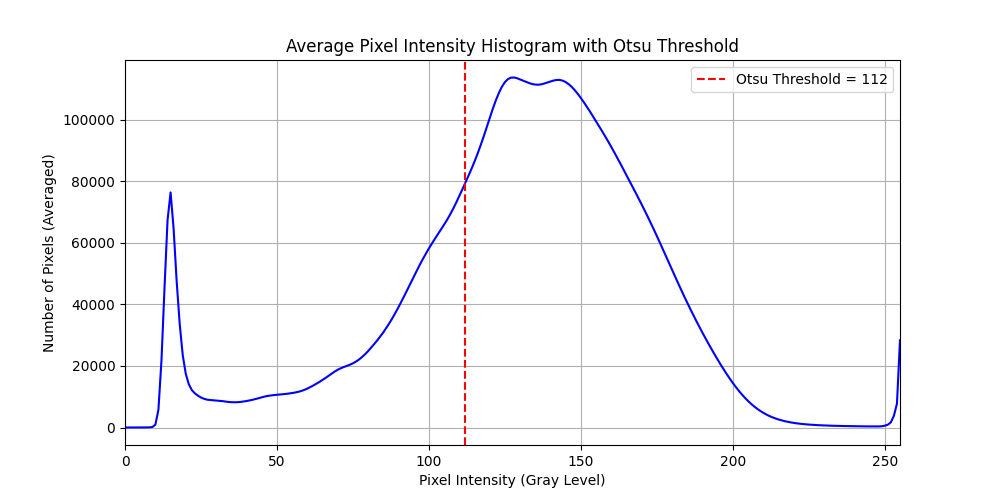

Reproduce this figure in Python.
import cv2
import numpy as np
import matplotlib.pyplot as plt
import os

def load_images_from_folder(root_folder):
    images = []
    for subdir, _, files in os.walk(root_folder):
        for file in files:
            if file.endswith(('.png', '.jpg', '.jpeg', '.bmp', '.tiff')):
                img_path = os.path.join(subdir, file)
                img = cv2.imread(img_path, cv2.IMREAD_GRAYSCALE)
                if img is not None:
                    images.append(img)
    return images

# Root folder containing your subfolders with images
root_folder = '../../extracted'

# Load all the images from the subfolders
images = load_images_from_folder(root_folder)

# Initialize a cumulative histogram
cumulative_hist = np.zeros(256, dtype=np.float64)

# Loop through each image and accumulate the histograms
for img in images:
    hist = cv2.calcHist([img], [0], None, [256], [0, 256])
    cumulative_hist += hist.flatten()

# Calculate the average histogram
average_hist = cumulative_hist / len(images)

# Use Otsu's method on a normalized histogram to find the threshold
pixel_total = sum(average_hist)
current_max, threshold = 0, 0
sum_total, sum_b, weight_b, weight_f = 0, 0, 0, 0

for i in range(256):
    sum_total += i * average_hist[i]

for i in range(256):
    weight_b += average_hist[i]
    weight_f = pixel_total - weight_b
    if weight_b == 0 or weight_f == 0:
        continue
    sum_b += i * average_hist[i]
    mean_b = sum_b / weight_b
    mean_f = (sum_total - sum_b) / weight_f
    var_between = weight_b * weight_f * (mean_b - mean_f) ** 2

    if var_between > current_max:
        current_max = var_between
        threshold = i

print(f"Otsu's threshold: {threshold}")

# Plot the average histogram with Otsu's threshold
plt.figure(figsize=(10, 5))
plt.plot(average_hist, color='blue')
plt.axvline(x=threshold, color='red', linestyle='--', label=f'Otsu Threshold = {threshold}')
plt.title('Average Pixel Intensity Histogram with Otsu Threshold')
plt.xlabel('Pixel Intensity (Gray Level)')
plt.ylabel('Number of Pixels (Averaged)')
plt.xlim([0, 255])
plt.grid(True)
plt.legend()
plt.show()
